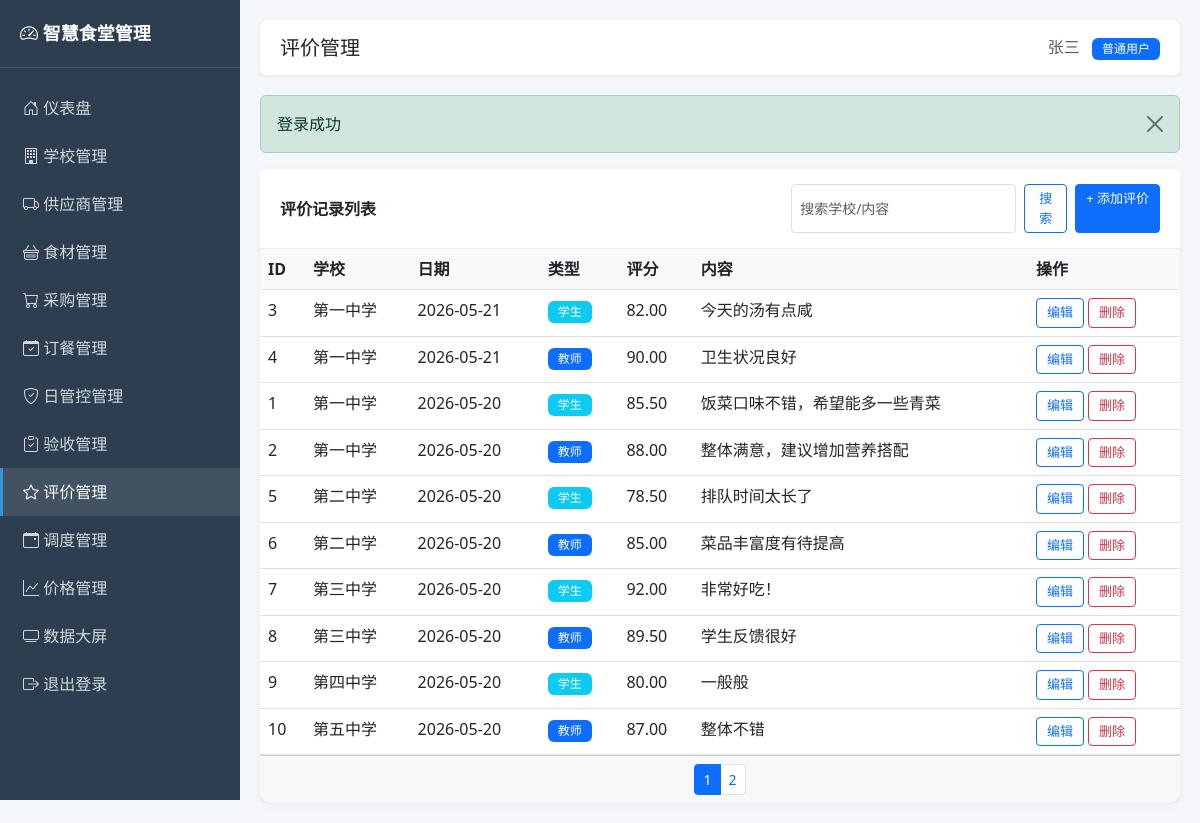
/admin/evaluations.php (signed in), run on the app's committed database.
### tables this page shows
CREATE TABLE users (
    id INT UNSIGNED AUTO_INCREMENT PRIMARY KEY COMMENT '用户ID',
    username VARCHAR(50) NOT NULL UNIQUE COMMENT '登录用户名',
    password VARCHAR(64) NOT NULL COMMENT 'MD5加密密码',
    real_name VARCHAR(50) NOT NULL COMMENT '真实姓名',
    role TINYINT UNSIGNED NOT NULL DEFAULT 1 COMMENT '角色：0管理员 1普通用户',
    status TINYINT UNSIGNED NOT NULL DEFAULT 1 COMMENT '状态：0禁用 1启用',
    created_at DATETIME DEFAULT CURRENT_TIMESTAMP COMMENT '创建时间',
    updated_at DATETIME DEFAULT CURRENT_TIMESTAMP ON UPDATE CURRENT_TIMESTAMP COMMENT '更新时间',
    INDEX idx_status (status)
);

CREATE TABLE evaluations (
    id INT UNSIGNED AUTO_INCREMENT PRIMARY KEY COMMENT '记录ID',
    school_id INT UNSIGNED NOT NULL COMMENT '学校ID',
    evaluation_date DATE NOT NULL COMMENT '评价日期',
    evaluator_type VARCHAR(20) DEFAULT 'student' COMMENT '评价者类型 student/teacher',
    score DECIMAL(4,2) DEFAULT 0.00 COMMENT '评分(0-100)',
    content VARCHAR(500) DEFAULT NULL COMMENT '评价内容',
    created_at DATETIME DEFAULT CURRENT_TIMESTAMP COMMENT '创建时间',
    updated_at DATETIME DEFAULT CURRENT_TIMESTAMP ON UPDATE CURRENT_TIMESTAMP COMMENT '更新时间',
    INDEX idx_school_date (school_id, evaluation_date),
    CONSTRAINT fk_evaluations_school
        FOREIGN KEY (school_id) REFERENCES schools(id)
        ON DELETE RESTRICT ON UPDATE CASCADE
);

CREATE TABLE schools (
    id INT UNSIGNED AUTO_INCREMENT PRIMARY KEY COMMENT '学校ID',
    school_name VARCHAR(100) NOT NULL COMMENT '学校名称',
    region VARCHAR(50) NOT NULL COMMENT '所属区域/县区',
    address VARCHAR(200) DEFAULT NULL COMMENT '详细地址',
    contact_person VARCHAR(50) DEFAULT NULL COMMENT '联系人',
    contact_phone VARCHAR(20) DEFAULT NULL COMMENT '联系电话',
    student_count INT UNSIGNED DEFAULT 0 COMMENT '学生人数',
    teacher_count INT UNSIGNED DEFAULT 0 COMMENT '教师人数',
    created_at DATETIME DEFAULT CURRENT_TIMESTAMP COMMENT '创建时间',
    updated_at DATETIME DEFAULT CURRENT_TIMESTAMP ON UPDATE CURRENT_TIMESTAMP COMMENT '更新时间',
    INDEX idx_region (region)
);

### includes/functions.php (called while the page is built, shortened)
<?php
require_once __DIR__ . '/db.php';
function e($text) {
    return htmlspecialchars($text ?? '', ENT_QUOTES, 'UTF-8');
}
function input($key, $default = null) {
    return $default;
}
function getFlash() {
    if (isset($_SESSION['flash_message'])) {
        $msg = $_SESSION['flash_message'];
        return $msg;
    }
    return null;
}
function paginate($total, $page = 1, $pageSize = 10) {
    $page = max(1, intval($page));
    $pageSize = max(1, min(100, intval($pageSize)));
    $totalPage = max(1, ceil($total / $pageSize));
    $page = min($page, $totalPage);
    $offset = ($page - 1) * $pageSize;
    return [
        'page' => $page,
        'pageSize' => $pageSize,
        'totalPage' => $totalPage,
        'offset' => $offset,
        'limit' => $pageSize
    ];
}

### includes/auth.php (called while the page is built, shortened)
<?php
require_once __DIR__ . '/functions.php';
function isLoggedIn() {
    return isset($_SESSION['user_id']) && $_SESSION['user_id'] > 0;
}
function currentUser() {
    return queryOne("SELECT * FROM users WHERE id = ?", [$_SESSION['user_id']]);
}
function isAdmin() {
    $user = currentUser();
    return $user && $user['role'] == 0;
}

### includes/db.php (called while the page is built, shortened)
<?php
function getDB() {
    static $pdo = null;
    if ($pdo === null) {
        $dsn = "mysql:host=" . DB_HOST . ";port=" . DB_PORT . ";dbname=" . DB_NAME . ";charset=" . DB_CHARSET;
        $options = [
            PDO::ATTR_ERRMODE => PDO::ERRMODE_EXCEPTION,
            PDO::ATTR_DEFAULT_FETCH_MODE => PDO::FETCH_ASSOC,
            PDO::ATTR_EMULATE_PREPARES => false,
        ];
        try {
            $pdo = new PDO($dsn, DB_USER, DB_PASS, $options);
        } catch (PDOException $e) {
            die("数据库连接失败: " . $e->getMessage());
        }
    }
    return $pdo;
}
function queryAll($sql, $params = []) {
    $stmt = getDB()->prepare($sql);
    $stmt->execute($params);
    return $stmt->fetchAll();
}
function queryOne($sql, $params = []) {
    $stmt = getDB()->prepare($sql);
    $stmt->execute($params);
    $result = $stmt->fetch();
    return $result ?: null;
}

### admin/evaluations.php (the view, shortened to what this page needs)
<?php
require_once __DIR__ . '/../includes/auth.php';
$pageTitle = '评价管理';
$activeMenu = 'evaluations';
$action = input('action', 'list');
$id = intval(input('id', 0));
$schools = queryAll("SELECT id, school_name FROM schools ORDER BY id");
$editData = null;
$page = intval(input('page', 1));
$keyword = trim(input('keyword'));
$where = "WHERE 1=1";
$params = [];
$total = queryOne("SELECT COUNT(*) as c FROM evaluations e LEFT JOIN schools s ON e.school_id = s.id $where", $params)['c'];
$pager = paginate($total, $page, 10);
$list = queryAll("SELECT e.*, s.school_name FROM evaluations e LEFT JOIN schools s ON e.school_id = s.id $where ORDER BY e.evaluation_date DESC LIMIT {$pager['limit']} OFFSET {$pager['offset']}", $params);
include 'header.php';
?>
<?php if ($action == 'add' || $action == 'edit'): ?>
<div class="card">
    <div class="card-header"><?php echo $action == 'edit' ? '编辑评价记录' : '添加评价记录'; ?></div>
    <div class="card-body">
        <form method="post" class="row g-3">
            <input type="hidden" name="id" value="<?php echo $id; ?>">
            <div class="col-md-6"><label class="form-label">学校 *</label>
                <select name="school_id" class="form-select" required>
                    <option value="">请选择</option>
                    <?php foreach ($schools as $s): ?>
                    <option value="<?php echo $s['id']; ?>" <?php echo ($editData['school_id'] ?? 0) == $s['id'] ? 'selected' : ''; ?>><?php echo e($s['school_name']); ?></option>
                    <?php endforeach; ?>
                </select>
            </div>
            <div class="col-md-6"><label class="form-label">评价日期 *</label><input type="date" name="evaluation_date" class="form-control" value="<?php echo e($editData['evaluation_date'] ?? date('Y-m-d')); ?>" required></div>
            <div class="col-md-4"><label class="form-label">评价者类型</label>
                <select name="evaluator_type" class="form-select">
                    <option value="student" <?php echo ($editData['evaluator_type'] ?? 'student') == 'student' ? 'selected' : ''; ?>>学生</option>
                    <option value="teacher" <?php echo ($editData['evaluator_type'] ?? '') == 'teacher' ? 'selected' : ''; ?>>教师</option>
                </select>
            </div>
            <div class="col-md-4"><label class="form-label">评分(0-100)</label><input type="number" step="0.01" max="100" name="score" class="form-control" value="<?php echo $editData['score'] ?? 0; ?>"></div>
            <div class="col-12"><label class="form-label">评价内容</label><textarea name="content" class="form-control" rows="3"><?php echo e($editData['content'] ?? ''); ?></textarea></div>
            <div class="col-12">
                <button type="submit" class="btn btn-primary">保存</button>
                <a href="evaluations.php" class="btn btn-secondary">返回</a>
            </div>
        </form>
    </div>
</div>
<?php else: ?>
<div class="card">
    <div class="card-header d-flex justify-content-between align-items-center">
        <span>评价记录列表</span>
        <div class="d-flex gap-2">
            <form class="d-flex gap-2" method="get">
                <input type="text" name="keyword" class="form-control form-control-sm" placeholder="搜索学校/内容" value="<?php echo e($keyword); ?>">
                <button type="submit" class="btn btn-sm btn-outline-primary">搜索</button>
            </form>
            <a href="evaluations.php?action=add" class="btn btn-sm btn-primary">+ 添加评价</a>
        </div>
    </div>
    <div class="card-body p-0">
        <table class="table table-hover mb-0">
            <thead><tr><th>ID</th><th>学校</th><th>日期</th><th>类型</th><th>评分</th><th>内容</th><th>操作</th></tr></thead>
            <tbody>
            <?php foreach ($list as $item): ?>
                <tr>
                    <td><?php echo $item['id']; ?></td>
                    <td><?php echo e($item['school_name']); ?></td>
                    <td><?php echo e($item['evaluation_date']); ?></td>
                    <td><span class="badge bg-<?php echo $item['evaluator_type'] == 'student' ? 'info' : 'primary'; ?>"><?php echo $item['evaluator_type'] == 'student' ? '学生' : '教师'; ?></span></td>
                    <td><?php echo $item['score']; ?></td>
                    <td><?php echo e(mb_substr($item['content'] ?? '', 0, 20)); ?></td>
                    <td>
                        <a href="evaluations.php?action=edit&id=<?php echo $item['id']; ?>" class="btn btn-sm btn-outline-primary">编辑</a>
                        <a href="evaluations.php?action=delete&id=<?php echo $item['id']; ?>" class="btn btn-sm btn-outline-danger btn-delete">删除</a>
                    </td>
                </tr>
            <?php endforeach; ?>
            </tbody>
        </table>
    </div>
    <?php if ($pager['totalPage'] > 1): ?>
    <div class="card-footer">
        <nav><ul class="pagination pagination-sm justify-content-center mb-0">
            <?php for ($i = 1; $i <= $pager['totalPage']; $i++): ?>
            <li class="page-item <?php echo $i == $pager['page'] ? 'active' : ''; ?>"><a class="page-link" href="?page=<?php echo $i; ?>&keyword=<?php echo e($keyword); ?>"><?php echo $i; ?></a></li>
            <?php endfor; ?>
        </ul></nav>
    </div>
    <?php endif; ?>
</div>
<?php endif; ?>
<?php include 'footer.php'; ?>

### admin/header.php (shortened to what this page needs)
<?php
require_once __DIR__ . '/../includes/auth.php';
$user = currentUser();
?>
<!DOCTYPE html>
<html lang="zh-CN">
<head>
    <link href="https://cdn.jsdelivr.net/npm/bootstrap@5.3.0/dist/css/bootstrap.min.css" rel="stylesheet">
    <link rel="stylesheet" href="https://cdn.jsdelivr.net/npm/bootstrap-icons@1.10.0/font/bootstrap-icons.css">
</head>
<body>
<div class="sidebar">
    <div class="brand"><i class="bi bi-speedometer2"></i> 智慧食堂管理</div>
    <nav class="nav flex-column mt-3">
        <a class="nav-link <?php echo $activeMenu == 'dashboard' ? 'active' : ''; ?>" href="index.php"><i class="bi bi-house-door"></i> 仪表盘</a>
        <a class="nav-link <?php echo $activeMenu == 'schools' ? 'active' : ''; ?>" href="schools.php"><i class="bi bi-building"></i> 学校管理</a>
        <a class="nav-link <?php echo $activeMenu == 'suppliers' ? 'active' : ''; ?>" href="suppliers.php"><i class="bi bi-truck"></i> 供应商管理</a>
        <a class="nav-link <?php echo $activeMenu == 'ingredients' ? 'active' : ''; ?>" href="ingredients.php"><i class="bi bi-basket"></i> 食材管理</a>
        <a class="nav-link <?php echo $activeMenu == 'purchases' ? 'active' : ''; ?>" href="purchases.php"><i class="bi bi-cart"></i> 采购管理</a>
        <a class="nav-link <?php echo $activeMenu == 'orders' ? 'active' : ''; ?>" href="orders.php"><i class="bi bi-calendar-check"></i> 订餐管理</a>
        <a class="nav-link <?php echo $activeMenu == 'daily_controls' ? 'active' : ''; ?>" href="daily_controls.php"><i class="bi bi-shield-check"></i> 日管控管理</a>
        <a class="nav-link <?php echo $activeMenu == 'acceptances' ? 'active' : ''; ?>" href="acceptances.php"><i class="bi bi-clipboard-check"></i> 验收管理</a>
        <a class="nav-link <?php echo $activeMenu == 'evaluations' ? 'active' : ''; ?>" href="evaluations.php"><i class="bi bi-star"></i> 评价管理</a>
        <a class="nav-link <?php echo $activeMenu == 'dispatches' ? 'active' : ''; ?>" href="dispatches.php"><i class="bi bi-calendar-event"></i> 调度管理</a>
        <a class="nav-link <?php echo $activeMenu == 'prices' ? 'active' : ''; ?>" href="prices.php"><i class="bi bi-graph-up"></i> 价格管理</a>
        <?php if (isAdmin()): ?>
        <a class="nav-link <?php echo $activeMenu == 'users' ? 'active' : ''; ?>" href="users.php"><i class="bi bi-people"></i> 用户管理</a>
        <?php endif; ?>
        <a class="nav-link" href="../dashboard/index.php" target="_blank"><i class="bi bi-tv"></i> 数据大屏</a>
        <a class="nav-link" href="logout.php"><i class="bi bi-box-arrow-right"></i> 退出登录</a>
    </nav>
</div>
<div class="main-content">
    <div class="topbar">
        <h5 class="m-0"><?php echo isset($pageTitle) ? e($pageTitle) : '管理后台'; ?></h5>
        <div>
            <span class="text-muted"><?php echo e($user['real_name']); ?></span>
            <span class="badge bg-<?php echo $user['role'] == 0 ? 'danger' : 'primary'; ?> ms-2"><?php echo $user['role'] == 0 ? '管理员' : '普通用户'; ?></span>
        </div>
    </div>
    <?php $flash = getFlash(); if ($flash): ?>
    <div class="alert alert-<?php echo $flash['type'] == 'error' ? 'danger' : $flash['type']; ?> alert-dismissible fade show">
        <?php echo e($flash['message']); ?>
        <button type="button" class="btn-close" data-bs-dismiss="alert"></button>
    </div>
    <?php endif; ?>

### admin/header.php (style rules this page uses)
body { background-color: #f5f6fa; }
.sidebar { min-height: 100vh; background: #2c3e50; color: #fff; width: 240px; position: fixed; left: 0; top: 0; }
.sidebar .brand { padding: 20px; font-size: 18px; font-weight: bold; border-bottom: 1px solid rgba(255,255,255,0.1); }
.sidebar .nav-link { color: rgba(255,255,255,0.8); padding: 12px 20px; border-left: 3px solid transparent; }
.sidebar .nav-link:hover, .sidebar .nav-link.active { color: #fff; background: rgba(255,255,255,0.1); border-left-color: #3498db; }
.sidebar .nav-link i { width: 24px; }
.main-content { margin-left: 240px; padding: 20px; }
.topbar { background: #fff; padding: 15px 20px; border-radius: 8px; margin-bottom: 20px; box-shadow: 0 2px 4px rgba(0,0,0,0.05); display: flex; justify-content: space-between; align-items: center; }
.card { border: none; border-radius: 10px; box-shadow: 0 2px 8px rgba(0,0,0,0.05); }
.card-header { background: #fff; border-bottom: 1px solid #f0f0f0; font-weight: 600; padding: 15px 20px; }
.table th { background: #f8f9fa; font-weight: 600; }
.btn-sm { padding: 4px 10px; font-size: 13px; }
.badge { font-weight: 500; padding: 5px 10px; }

### data on the page
users: real_name "张三"
evaluations: id "3", school.school_name "第一中学", evaluation_date "2026-05-21", evaluator_type "学生", score "82.00", content "今天的汤有点咸"
evaluations: id "4", school.school_name "第一中学", evaluation_date "2026-05-21", evaluator_type "教师", score "90.00", content "卫生状况良好"
evaluations: id "1", school.school_name "第一中学", evaluation_date "2026-05-20", evaluator_type "学生", score "85.50", content "饭菜口味不错，希望能多一些青菜"
evaluations: id "2", school.school_name "第一中学", evaluation_date "2026-05-20", evaluator_type "教师", score "88.00", content "整体满意，建议增加营养搭配"
evaluations: id "5", school.school_name "第二中学", evaluation_date "2026-05-20", evaluator_type "学生", score "78.50", content "排队时间太长了"
evaluations: id "6", school.school_name "第二中学", evaluation_date "2026-05-20", evaluator_type "教师", score "85.00", content "菜品丰富度有待提高"
evaluations: id "7", school.school_name "第三中学", evaluation_date "2026-05-20", evaluator_type "学生", score "92.00", content "非常好吃！"
evaluations: id "8", school.school_name "第三中学", evaluation_date "2026-05-20", evaluator_type "教师", score "89.50", content "学生反馈很好"
evaluations: id "9", school.school_name "第四中学", evaluation_date "2026-05-20", evaluator_type "学生", score "80.00", content "一般般"
evaluations: id "10", school.school_name "第五中学", evaluation_date "2026-05-20", evaluator_type "教师", score "87.00", content "整体不错"

### other printed values
$pageTitle "评价管理"
$flash['message'] "登录成功"
